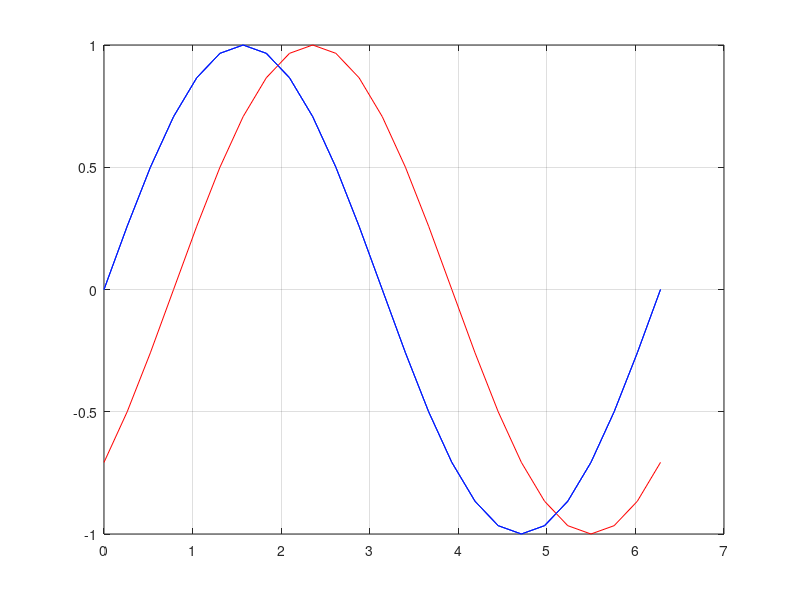

MATLAB code for this plot: (Note: this script raises an error after producing the figure.)
x = linspace(0, 2*pi, 25); % 등차수열을 만들어주는 명령어
% 0 : 0.1 : 2*pi
y = sin(x);
z = sin(x-pi/4);

figure(5)
plot(x, y, 'b');
hold on; % 없을 시? -> plot(x, y)가 사라지게 됨
plot(x, z, 'r');
% hold off; % 사용을 권함

plot(x, y, 'color', [0.3010 0.7450 0.9330]);

plot(x, y, '-b');
hold on; grid on;
plot(x, z, '-*r', 'LineWidth', 2.0, 'MarkerSize');
hold off;

%%
x = linspace(0, 2*pi, 25); % 등차수열을 만들어주는 명령어
y = sin(x);
n = rand(size(y));
z = y + n - mean(n);

n_max = find(n= max(n));
n_min = find(n= min(n));

figure(10)
plot(x, z);
hold on; grid on;
plot(x, y);
hold off;
